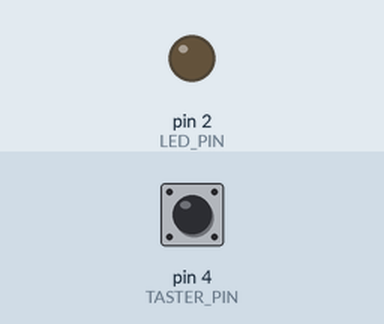
Bench run of a sketch on a simulated Arduino Uno, built with avr-gcc and run on an emulated ATmega328P. Parts: output pins drawn as LEDs (lit = HIGH). The inputs (shaded band) are chosen by the test bench; at power-on: pin 4 (TASTER_PIN) LOW.

Above: at 1.2 s.
1.3 s: pin 4 (TASTER_PIN) pulled HIGH for 0.15 s
At 1.37 s:
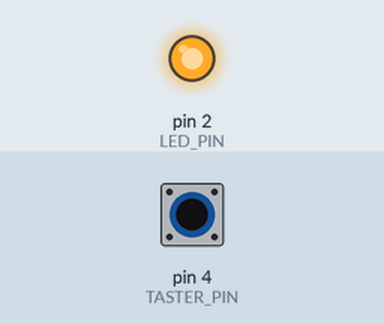
2.9 s: pin 4 (TASTER_PIN) pulled HIGH for 3.2 s
At 6.6 s:
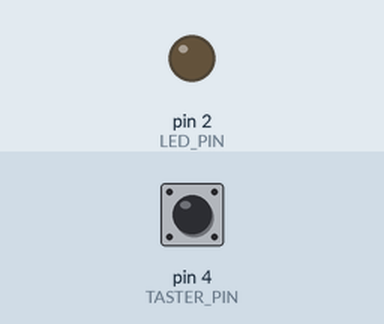
Timing chart, 0 to 8.1 s (numbered marks = the images above; inputs shaded):
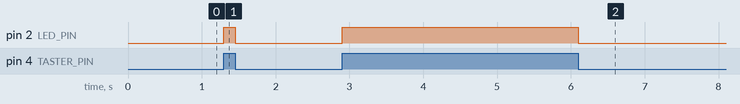

The sketch:

digital-input.ino
```cpp
/*
 * Digital Input (Taster + LED)
 *
 * Pin 2: ---[470]--|>|--(GND)
 *
 * Pin 4: -+-o\o--------(+)
 *         +------[10K]-(GND)
 */

const int LED_PIN    = 2;
const int TASTER_PIN = 4;

void setup()
{
  pinMode(LED_PIN, OUTPUT);
  pinMode(TASTER_PIN, INPUT);
}

void loop()
{
    int state = digitalRead(TASTER_PIN);

    if(state)
      digitalWrite(LED_PIN, HIGH);
    else
      digitalWrite(LED_PIN, LOW);

}
```

Measured:
- after the input at 1.3 s, pin 2 (LED_PIN): LOW → HIGH at once, → LOW 0.15 s later
- after the input at 2.9 s, pin 2 (LED_PIN): LOW → HIGH at once, → LOW 3.2 s later
